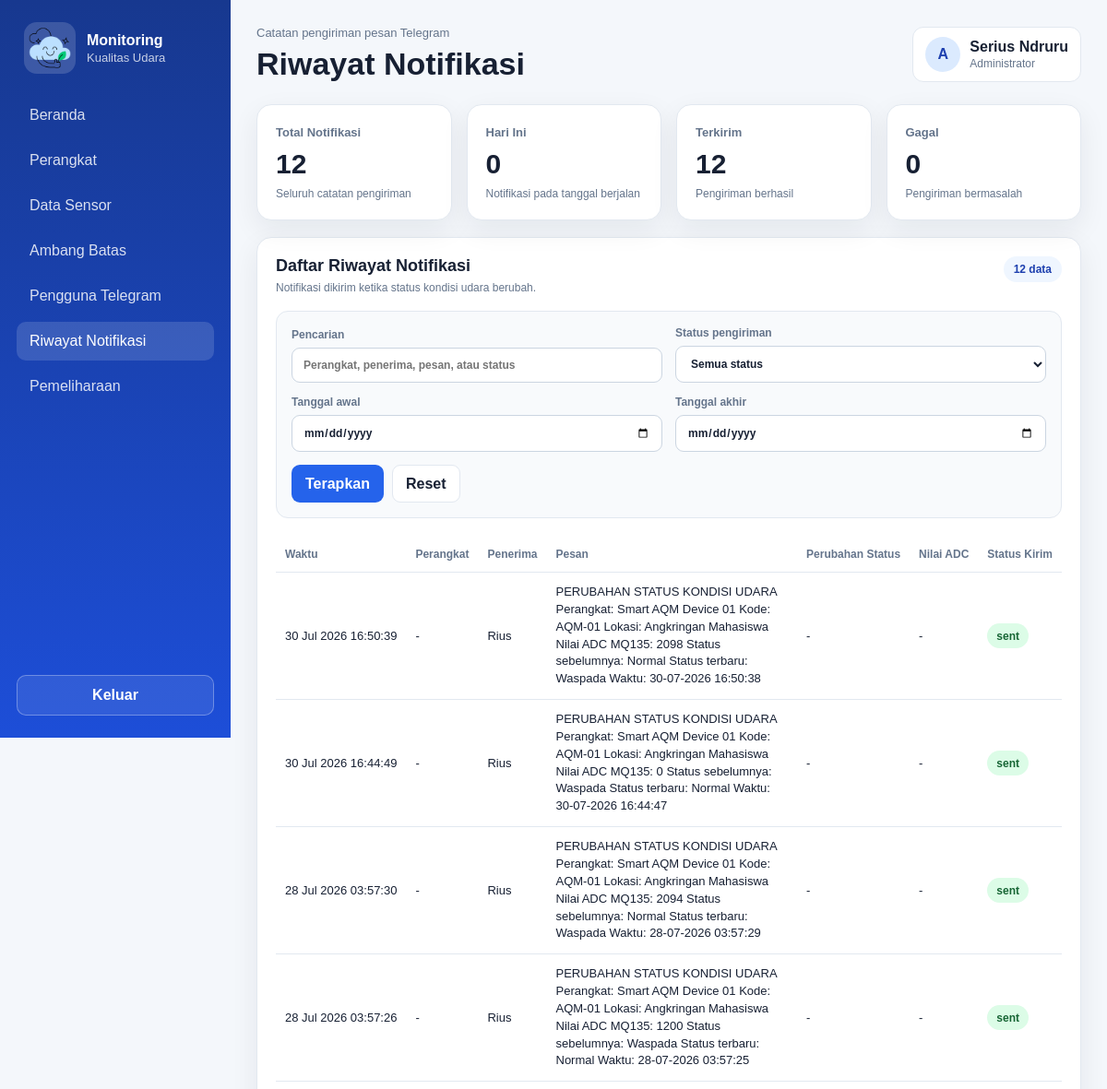
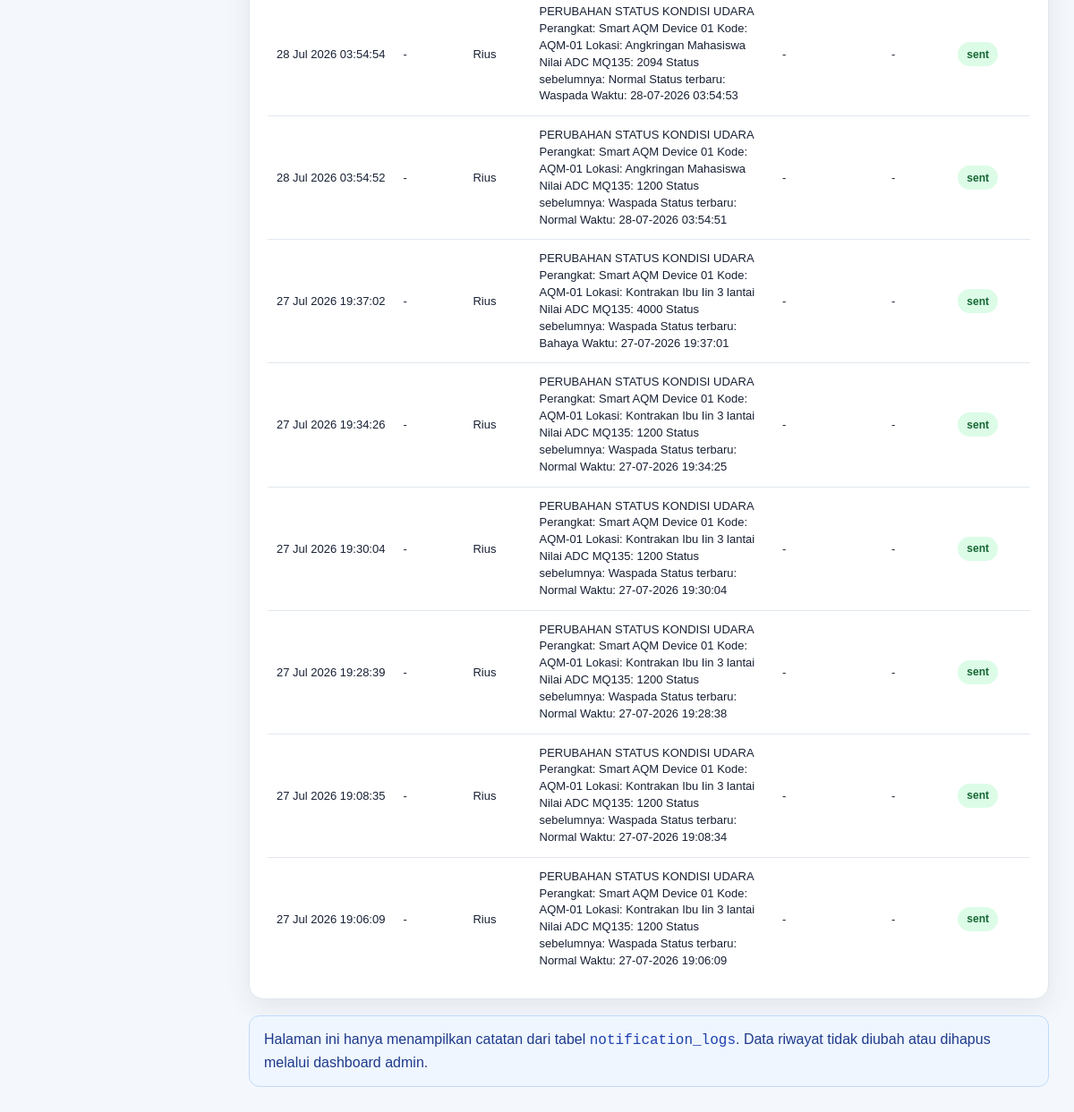
Page /admin/riwayat-notifikasi.php (signed in) on the committed database (2 pictures, top to bottom).
### tables this page shows
CREATE TABLE `notification_logs` (
  `id` bigint(20) UNSIGNED NOT NULL,
  `sensor_reading_id` bigint(20) UNSIGNED DEFAULT NULL,
  `telegram_user_id` int(10) UNSIGNED NOT NULL,
  `message` text NOT NULL,
  `notification_type` varchar(30) NOT NULL,
  `delivery_status` enum('pending','sent','failed') NOT NULL DEFAULT 'pending',
  `error_message` text DEFAULT NULL,
  `sent_at` datetime DEFAULT NULL,
  `created_at` timestamp NOT NULL DEFAULT current_timestamp()
);

### admin/riwayat-notifikasi.php (the view, shortened to what the rows shown need)
<?php
require_once __DIR__ . '/config/database.php';
require_once __DIR__ . '/includes/notification-log-data.php';
$database = getDatabaseConnection();
function escapeHtml(mixed $value): string
{
    return htmlspecialchars((string) $value, ENT_QUOTES, 'UTF-8');
}
function formatNotificationDateTime(?string $value): string
{
    try {
        return (new DateTimeImmutable($value))->format('d M Y H:i:s');
    } catch (Throwable) {
        return $value;
    }
}
function notificationBadgeClass(?string $status): string
{
    $normalized = strtolower(trim((string) $status));
    if (in_array($normalized, [
        'sent',
        'terkirim',
        'success',
        'successful',
        'delivered',
        'sukses',
    ], true)) {
        return 'badge badge-success';
    }
    return 'badge badge-neutral';
}
$search = trim((string) ($_GET['q'] ?? ''));
$statusFilter = trim((string) ($_GET['status'] ?? ''));
$dateFrom = trim((string) ($_GET['date_from'] ?? ''));
$dateTo = trim((string) ($_GET['date_to'] ?? ''));
$page = max(1, (int) ($_GET['page'] ?? 1));
$errors = [];
$result = ['rows' => [], 'total' => 0, 'total_pages' => 1, 'page' => 1];
try {
    $schema = getNotificationLogSchema($database);
    $result = getNotificationLogs(
        $database,
        $schema,
        [
            'search' => $search,
            'status' => $statusFilter,
            'date_from' => $dateFrom,
            'date_to' => $dateTo,
        ],
        $page,
        25
    );
} catch (Throwable $exception) {
    error_log($exception->getMessage());
    $errors[] = $exception->getMessage();
}
?>
<!DOCTYPE html>
<html lang="id">
<head>
    <link rel="stylesheet" href="assets/css/admin.css">
</head>
<body>
    <div class="app-shell">
        <main class="main-content">
            <header class="page-header">
                <div>
                    <h1>Riwayat Notifikasi</h1>
                </div>
            </header>
            <section class="panel panel-full">
                <div class="panel-header">
                    <div>
                        <h2>Daftar Riwayat Notifikasi</h2>
                    </div>
                </div>
                <div class="table-wrap">
                    <table>
                        <thead>
                            <tr>
                                <th>Waktu</th>
                                <th>Perangkat</th>
                                <th>Penerima</th>
                                <th>Pesan</th>
                                <th>Perubahan Status</th>
                                <th>Nilai ADC</th>
                                <th>Status Kirim</th>
                            </tr>
                        </thead>
                        <tbody>
                            <?php if ($result['rows'] === []): ?>
                                <tr>
                                    <td colspan="7" class="empty-table">Riwayat notifikasi belum tersedia.</td>
                                </tr>
                            <?php else: ?>
                                <?php foreach ($result['rows'] as $row): ?>
                                    <?php
                                    $statusChange = '-';
                                    $message = trim((string) ($row['message'] ?? ''));
                                    $deliveryStatus = trim((string) ($row['status'] ?? ''));
                                    ?>
                                    <tr>
                                        <td class="nowrap">
                                            <?= escapeHtml(formatNotificationDateTime((string) ($row['sent_at'] ?? ''))); ?>
                                        </td>
                                        <td><?= escapeHtml($row['device_label'] ?? '-'); ?></td>
                                        <td><?= escapeHtml($row['recipient_label'] ?? '-'); ?></td>
                                        <td class="notification-message-cell">
                                            <span><?= escapeHtml($message !== '' ? $message : '-'); ?></span>
                                        </td>
                                        <td><?= escapeHtml($statusChange); ?></td>
                                        <td>
                                            <?= ($row['mq135_raw'] ?? null) === null
                                                ? '-'
                                                : escapeHtml($row['mq135_raw']); ?>
                                        </td>
                                        <td>
                                            <span class="<?= escapeHtml(notificationBadgeClass($deliveryStatus)); ?>">
                                                <?= escapeHtml($deliveryStatus !== '' ? $deliveryStatus : '-'); ?>
                                            </span>
                                        </td>
                                    </tr>
                                <?php endforeach; ?>
                            <?php endif; ?>
                        </tbody>
                    </table>
                </div>
            </section>
        </main>
    </div>
</body>
</html>

### rows in the picture
notification_logs: sent_at "30 Jul 2026 16:50:39", device_label "-", recipient_label "Rius", message "PERUBAHAN STATUS KONDISI UDARA Perangkat: Smart AQM Device 01 Kode: AQM-01 Lokasi: Angkringan Mahasiswa Nilai ADC MQ135: 2098 Status sebelumnya: Normal Status terbaru: Waspada Waktu: 30-07-2026 16:50:38", statusChange "-", delivery_status "sent"
notification_logs: sent_at "30 Jul 2026 16:44:49", device_label "-", recipient_label "Rius", message "PERUBAHAN STATUS KONDISI UDARA Perangkat: Smart AQM Device 01 Kode: AQM-01 Lokasi: Angkringan Mahasiswa Nilai ADC MQ135: 0 Status sebelumnya: Waspada Status terbaru: Normal Waktu: 30-07-2026 16:44:47", statusChange "-", delivery_status "sent"
notification_logs: sent_at "28 Jul 2026 03:57:30", device_label "-", recipient_label "Rius", message "PERUBAHAN STATUS KONDISI UDARA Perangkat: Smart AQM Device 01 Kode: AQM-01 Lokasi: Angkringan Mahasiswa Nilai ADC MQ135: 2094 Status sebelumnya: Normal Status terbaru: Waspada Waktu: 28-07-2026 03:57:29", statusChange "-", delivery_status "sent"
notification_logs: sent_at "28 Jul 2026 03:57:26", device_label "-", recipient_label "Rius", message "PERUBAHAN STATUS KONDISI UDARA Perangkat: Smart AQM Device 01 Kode: AQM-01 Lokasi: Angkringan Mahasiswa Nilai ADC MQ135: 1200 Status sebelumnya: Waspada Status terbaru: Normal Waktu: 28-07-2026 03:57:25", statusChange "-", delivery_status "sent"
notification_logs: sent_at "28 Jul 2026 03:54:54", device_label "-", recipient_label "Rius", message "PERUBAHAN STATUS KONDISI UDARA Perangkat: Smart AQM Device 01 Kode: AQM-01 Lokasi: Angkringan Mahasiswa Nilai ADC MQ135: 2094 Status sebelumnya: Normal Status terbaru: Waspada Waktu: 28-07-2026 03:54:53", statusChange "-", delivery_status "sent"
notification_logs: sent_at "28 Jul 2026 03:54:52", device_label "-", recipient_label "Rius", message "PERUBAHAN STATUS KONDISI UDARA Perangkat: Smart AQM Device 01 Kode: AQM-01 Lokasi: Angkringan Mahasiswa Nilai ADC MQ135: 1200 Status sebelumnya: Waspada Status terbaru: Normal Waktu: 28-07-2026 03:54:51", statusChange "-", delivery_status "sent"
notification_logs: sent_at "27 Jul 2026 19:37:02", device_label "-", recipient_label "Rius", message "PERUBAHAN STATUS KONDISI UDARA Perangkat: Smart AQM Device 01 Kode: AQM-01 Lokasi: Kontrakan Ibu Iin 3 lantai Nilai ADC MQ135: 4000 Status sebelumnya: Waspada Status terbaru: Bahaya Waktu: 27-07-2026 19:37:01", statusChange "-", delivery_status "sent"
notification_logs: sent_at "27 Jul 2026 19:34:26", device_label "-", recipient_label "Rius", message "PERUBAHAN STATUS KONDISI UDARA Perangkat: Smart AQM Device 01 Kode: AQM-01 Lokasi: Kontrakan Ibu Iin 3 lantai Nilai ADC MQ135: 1200 Status sebelumnya: Waspada Status terbaru: Normal Waktu: 27-07-2026 19:34:25", statusChange "-", delivery_status "sent"
notification_logs: sent_at "27 Jul 2026 19:30:04", device_label "-", recipient_label "Rius", message "PERUBAHAN STATUS KONDISI UDARA Perangkat: Smart AQM Device 01 Kode: AQM-01 Lokasi: Kontrakan Ibu Iin 3 lantai Nilai ADC MQ135: 1200 Status sebelumnya: Waspada Status terbaru: Normal Waktu: 27-07-2026 19:30:04", statusChange "-", delivery_status "sent"
notification_logs: sent_at "27 Jul 2026 19:28:39", device_label "-", recipient_label "Rius", message "PERUBAHAN STATUS KONDISI UDARA Perangkat: Smart AQM Device 01 Kode: AQM-01 Lokasi: Kontrakan Ibu Iin 3 lantai Nilai ADC MQ135: 1200 Status sebelumnya: Waspada Status terbaru: Normal Waktu: 27-07-2026 19:28:38", statusChange "-", delivery_status "sent"
notification_logs: sent_at "27 Jul 2026 19:08:35", device_label "-", recipient_label "Rius", message "PERUBAHAN STATUS KONDISI UDARA Perangkat: Smart AQM Device 01 Kode: AQM-01 Lokasi: Kontrakan Ibu Iin 3 lantai Nilai ADC MQ135: 1200 Status sebelumnya: Waspada Status terbaru: Normal Waktu: 27-07-2026 19:08:34", statusChange "-", delivery_status "sent"
notification_logs: sent_at "27 Jul 2026 19:06:09", device_label "-", recipient_label "Rius", message "PERUBAHAN STATUS KONDISI UDARA Perangkat: Smart AQM Device 01 Kode: AQM-01 Lokasi: Kontrakan Ibu Iin 3 lantai Nilai ADC MQ135: 1200 Status sebelumnya: Waspada Status terbaru: Normal Waktu: 27-07-2026 19:06:09", statusChange "-", delivery_status "sent"

### other values in the picture
escapeHtml($adminName) "Serius Ndruru"
escapeHtml($summary['total']) "12"
escapeHtml($summary['today']) "0"
escapeHtml($summary['sent']) "12"
escapeHtml($summary['failed']) "0"
escapeHtml($result['total']) "12"
